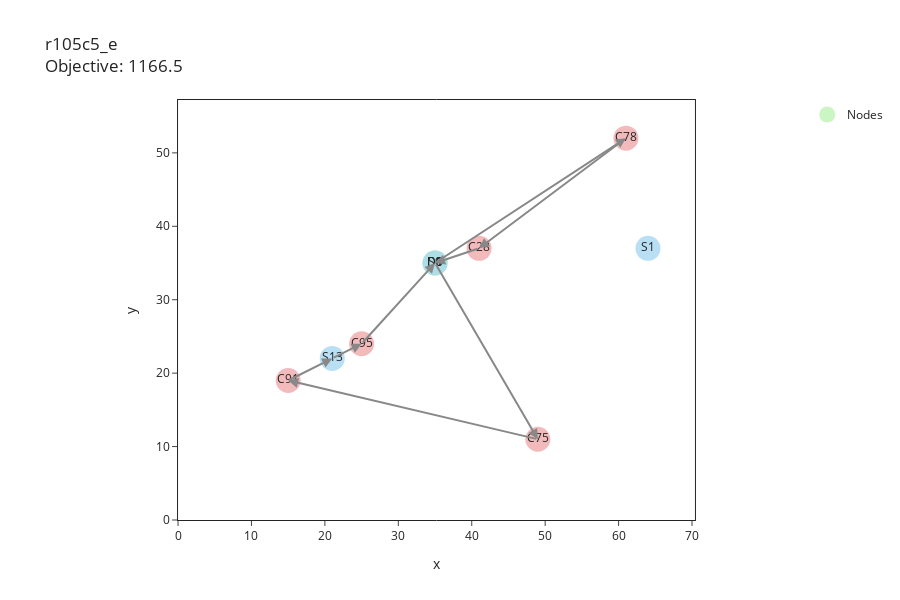

Notebook source saved alongside this figure:
### Code cell
plot_interactive_graph(m.data['V'], e=e_flat, obj=m.instance.obj(), instance_name=m.instance_name)

### Figure 1 — Plotly figure (JSON) as saved in the notebook; plotly's stock layout.template omitted (floating-point values rounded to 4 significant figures)
{"data": [{"customdata": [[["start"]], [["end"]], [["s"]], [["s"]], [["s"]], [["m"]], [["m"]], [["m"]], [["m"]], [["m"]]], "hoverinfo": "none", "hovertemplate": "<b>%{text}</b>: %{customdata[0]}<br>X: %{x}<br>Y: %{y}", "marker": {"color": ["rgba(191, 243, 180, 0.8)", "rgba(191, 243, 180, 0.8)", "rgba(167, 215, 241, 0.8)", "rgba(167, 215, 241, 0.8)", "rgba(167, 215, 241, 0.8)", "rgba(240, 169, 171, 0.8)", "rgba(240, 169, 171, 0.8)", "rgba(240, 169, 171, 0.8)", "rgba(240, 169, 171, 0.8)", "rgba(240, 169, 171, 0.8)"], "size": 25}, "mode": "markers+text", "name": "Nodes", "showlegend": true, "text": ["D0", "D1", "S0", "S1", "S13", "C91", "C28", "C75", "C78", "C95"], "type": "scatter", "x": [35, 35, 35, 64, 21, 15, 41, 49, 61, 25], "y": [35, 35, 35, 37, 22, 19, 37, 11, 52, 24]}], "layout": {"annotations": [{"arrowcolor": "#888", "arrowhead": 2, "arrowsize": 1, "arrowwidth": 2, "ax": 41, "axref": "x", "ay": 37, "ayref": "y", "showarrow": true, "text": "", "x": 35, "xref": "x", "y": 35, "yref": "y"}, {"arrowcolor": "#888", "arrowhead": 2, "arrowsize": 1, "arrowwidth": 2, "ax": 25, "axref": "x", "ay": 24, "ayref": "y", "showarrow": true, "text": "", "x": 35, "xref": "x", "y": 35, "yref": "y"}, {"arrowcolor": "#888", "arrowhead": 2, "arrowsize": 1, "arrowwidth": 2, "ax": 35, "axref": "x", "ay": 35, "ayref": "y", "showarrow": true, "text": "", "x": 35, "xref": "x", "y": 35, "yref": "y"}, {"arrowcolor": "#888", "arrowhead": 2, "arrowsize": 1, "arrowwidth": 2, "ax": 35, "axref": "x", "ay": 35, "ayref": "y", "showarrow": true, "text": "", "x": 35, "xref": "x", "y": 35, "yref": "y"}, {"arrowcolor": "#888", "arrowhead": 2, "arrowsize": 1, "arrowwidth": 2, "ax": 15, "axref": "x", "ay": 19, "ayref": "y", "showarrow": true, "text": "", "x": 21, "xref": "x", "y": 22, "yref": "y"}, {"arrowcolor": "#888", "arrowhead": 2, "arrowsize": 1, "arrowwidth": 2, "ax": 49, "axref": "x", "ay": 11, "ayref": "y", "showarrow": true, "text": "", "x": 15, "xref": "x", "y": 19, "yref": "y"}, {"arrowcolor": "#888", "arrowhead": 2, "arrowsize": 1, "arrowwidth": 2, "ax": 61, "axref": "x", "ay": 52, "ayref": "y", "showarrow": true, "text": "", "x": 41, "xref": "x", "y": 37, "yref": "y"}, {"arrowcolor": "#888", "arrowhead": 2, "arrowsize": 1, "arrowwidth": 2, "ax": 35, "axref": "x", "ay": 35, "ayref": "y", "showarrow": true, "text": "", "x": 49, "xref": "x", "y": 11, "yref": "y"}, {"arrowcolor": "#888", "arrowhead": 2, "arrowsize": 1, "arrowwidth": 2, "ax": 35, "axref": "x", "ay": 35, "ayref": "y", "showarrow": true, "text": "", "x": 61, "xref": "x", "y": 52, "yref": "y"}, {"arrowcolor": "#888", "arrowhead": 2, "arrowsize": 1, "arrowwidth": 2, "ax": 21, "axref": "x", "ay": 22, "ayref": "y", "showarrow": true, "text": "", "x": 25, "xref": "x", "y": 24, "yref": "y"}], "height": 600, "showlegend": true, "title": {"text": "r105c5_e<br>Objective: 1166.5"}, "xaxis": {"anchor": "y", "constrain": "domain", "domain": [0, 1], "mirror": true, "range": [0, 70.4], "showline": true, "ticks": "outside", "title": {"text": "x"}}, "yaxis": {"anchor": "x", "domain": [0, 1], "mirror": true, "range": [0, 57.2], "scaleanchor": "x", "scaleratio": 1, "showline": true, "ticks": "outside", "title": {"text": "y"}}}}
